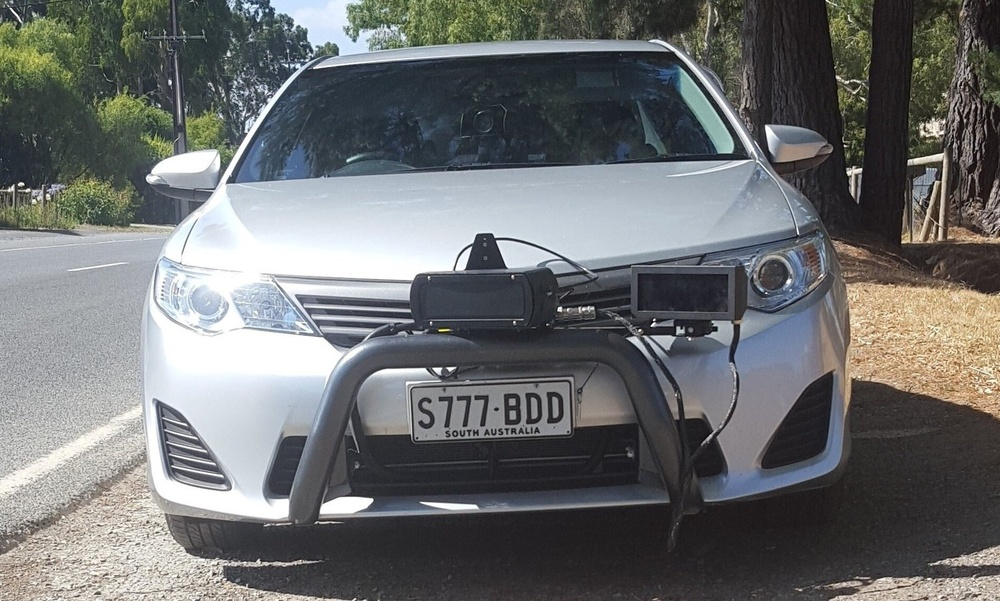
%> input picture LP_Samples/originalImages/LP2.jpg, 1000 x 601 px, shrunk from 1896 x 1140 before the run
$ octave preprocessing.m   (GNU Octave 9; MATLAB toolbox functions it lacks are replaced by stand-ins)
%> lines starting %> are read from the running program, lines starting %| are printed output that depends on the picture
pkg load image

originalImageName = 'LP2.jpg';
adjustedImageName = 'LP2_adjusted.jpg';


scriptFolder = fileparts(mfilename('fullpath'));
originalBaseFolder = fullfile(scriptFolder, 'LP_Samples', 'originalImages');
originalImagePath = fullfile(originalBaseFolder, originalImageName);

originalImage = imread(originalImagePath);
%> originalImage is the input picture: size 601x1000x3 uint8; mean R, G, B 109.2, 111.1, 111.4

if size(originalImage, 3) == 3
    grayImage = rgb2gray(originalImage);
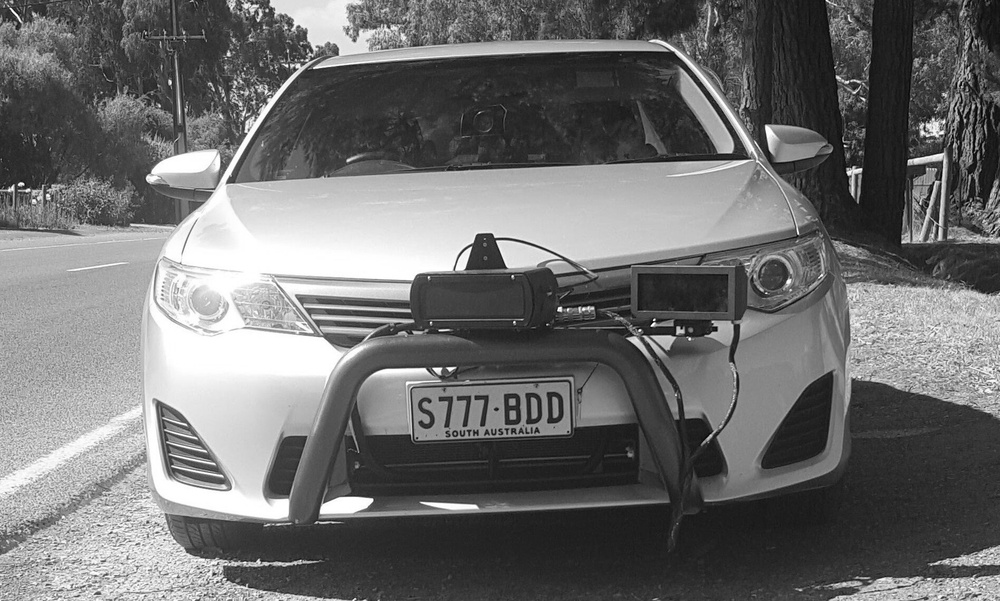
%> grayImage: size 601x1000 uint8; min 0, max 255, mean 110.6
else
    grayImage = originalImage;  % already grayscale
end

% Histogram equalization
enhancedImage = histeq(grayImage);
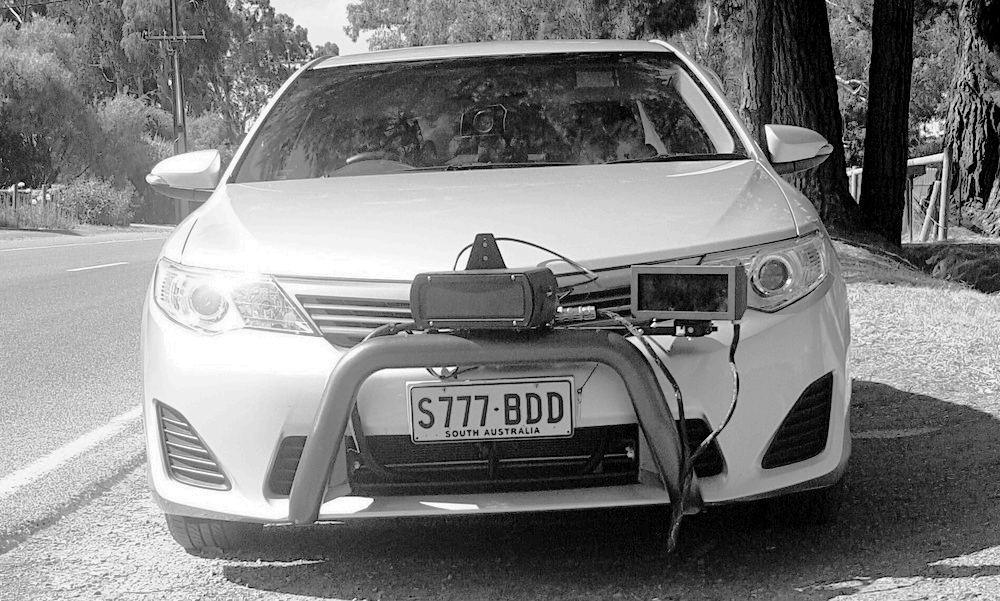
%> enhancedImage: size 601x1000 uint8; min 0, max 255, mean 126.4

% OR, use contrast stretching
adjustedImage = imadjust(grayImage);
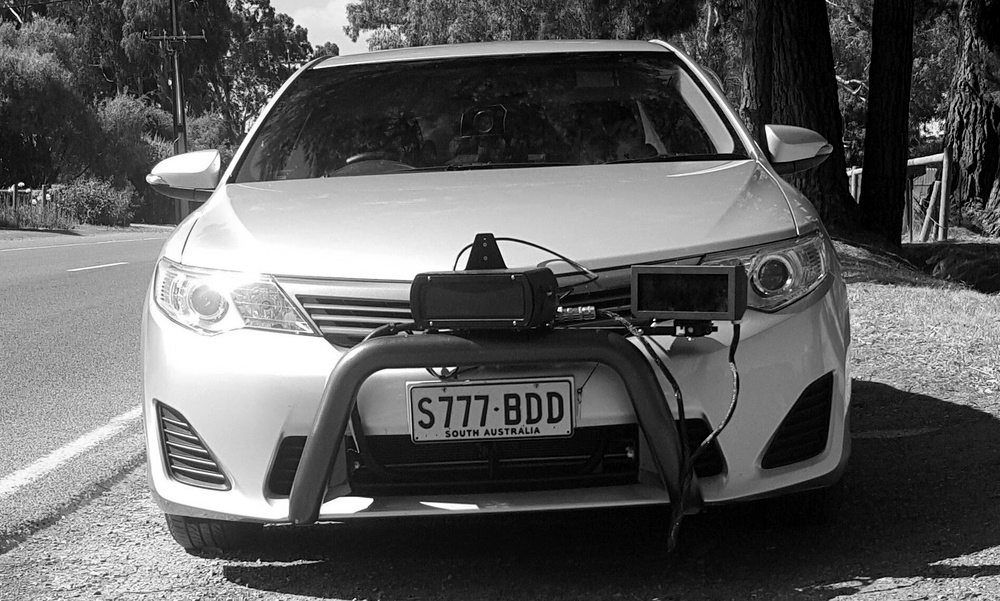
%> adjustedImage: size 601x1000 uint8; min 0, max 255, mean 94.2


adjustedBaseFolder = fullfile(scriptFolder, 'LP_Samples', 'filteredImages');
adjustedImagePath = fullfile(adjustedBaseFolder, adjustedImageName);
imwrite(adjustedImage, adjustedImagePath);
